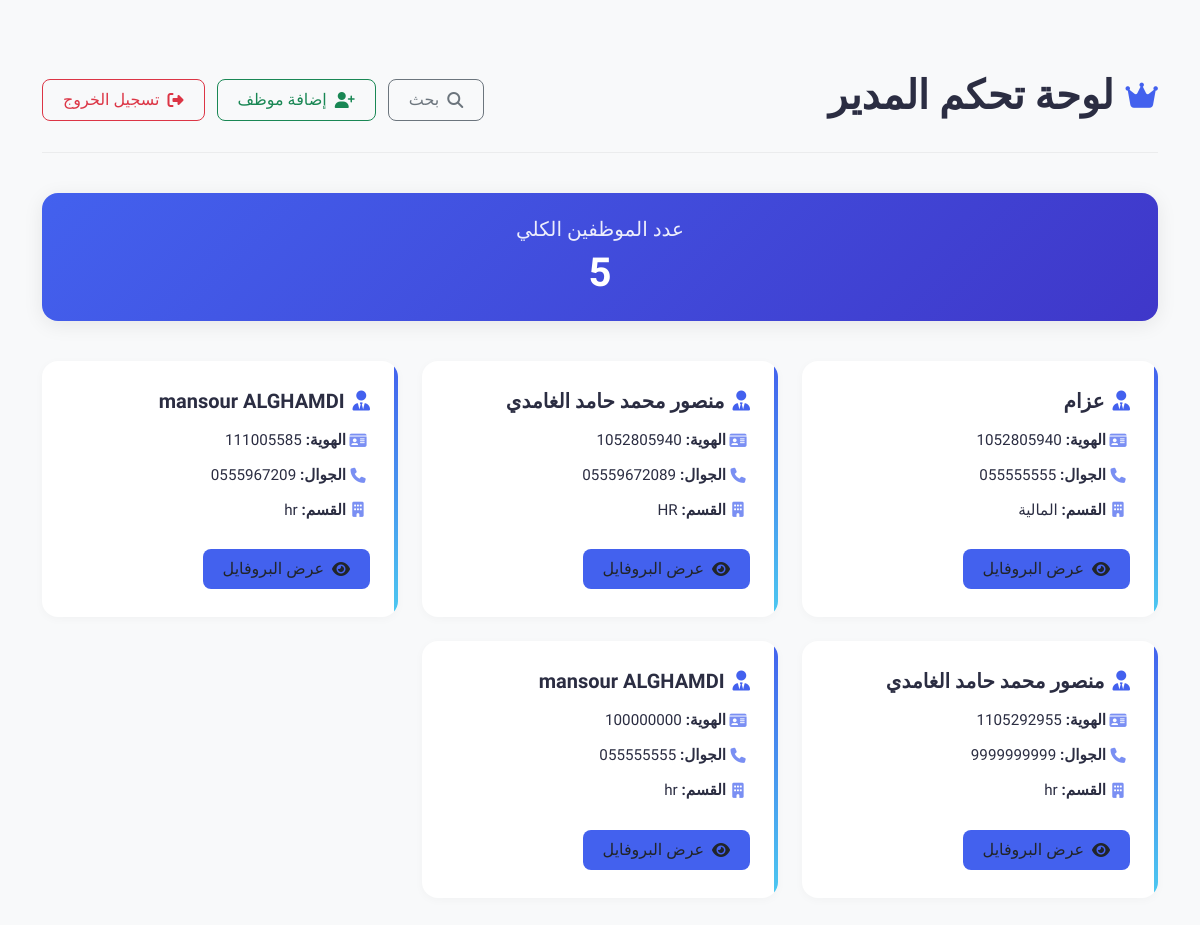
Screenshot of /dashboard/manager/ (signed in) with the database file from the repository.
### core/models.py (models this page shows, shortened)
class EmployeeProfile(models.Model):
    user = models.OneToOneField(settings.AUTH_USER_MODEL, on_delete=models.CASCADE)
    national_id = models.CharField(max_length=20)
    job_title = models.CharField(max_length=100)
    phone = models.CharField(max_length=15)
    department = models.CharField(max_length=100)
    personal_image = models.ImageField(upload_to='profiles/', blank=True, null=True)

class User(AbstractUser):
    ROLE_CHOICES = (
        ('manager', 'مدير'),
        ('employee', 'موظف'),
    )
    role = models.CharField(max_length=20, choices=ROLE_CHOICES)

### core/views.py (the view)
# urls.py: path('dashboard/manager/', manager_dashboard, name='manager_dashboard'),
@login_required
@user_passes_test(is_manager)
def manager_dashboard(request):
    employees = EmployeeProfile.objects.order_by('-id')
    latest_employees = EmployeeProfile.objects.order_by('-id')[:5]
    return render(request, 'core/manager_dashboard.html', {
        'employees': employees,
        'latest_employees': latest_employees
    })

### core/views.py (called while the page is built)
def is_manager(user):
    return user.role == 'manager'

### core/templates/core/manager_dashboard.html (shortened to what this page needs)
<!DOCTYPE html>
<html lang="ar" dir="rtl">
<head>
  <link href="https://cdn.jsdelivr.net/npm/bootstrap@5.3.0/dist/css/bootstrap.rtl.min.css" rel="stylesheet" />
  <link rel="stylesheet" href="https://cdnjs.cloudflare.com/ajax/libs/font-awesome/6.4.0/css/all.min.css" />
</head>
<body>
<div class="dashboard-container py-5">
  <div class="container">
    <div class="dashboard-header">
      <h1 class="dashboard-title">
        <i class="fas fa-crown"></i>
        لوحة تحكم المدير
      </h1>
      <div class="dashboard-actions">
        <a href="{% url 'search_employees' %}" class="btn btn-action btn-outline-secondary">
          <i class="fas fa-search"></i>
          بحث
        </a>
        <a href="{% url 'add_employee' %}" class="btn btn-action btn-outline-success">
          <i class="fas fa-user-plus"></i>
          إضافة موظف
        </a>
        <form action="{% url 'logout' %}" method="post">
          <button type="submit" class="btn btn-action btn-outline-danger">
            <i class="fas fa-sign-out-alt"></i>
            تسجيل الخروج
          </button>
        </form>
      </div>
    </div>
    <div class="count-box">
      <h5>عدد الموظفين الكلي</h5>
      <h2>{{ employees.count }}</h2>
    </div>
    <div class="row">
      {% for emp in employees %}
        <div class="col-md-6 col-lg-4 mb-4">
          <div class="employee-card">
            <h5 class="employee-name">
              <i class="fas fa-user-tie"></i>
              {{ emp.user.get_full_name }}
            </h5>
            <div class="employee-detail">
              <i class="fas fa-id-card"></i>
              <span><strong>الهوية:</strong> {{ emp.national_id }}</span>
            </div>
            <div class="employee-detail">
              <i class="fas fa-phone"></i>
              <span><strong>الجوال:</strong> {{ emp.phone }}</span>
            </div>
            <div class="employee-detail">
              <i class="fas fa-building"></i>
              <span><strong>القسم:</strong> {{ emp.department }}</span>
            </div>
            <a href="{% url 'employee_profile' emp.user.id %}" class="btn btn-profile">
              <i class="fas fa-eye"></i>
              عرض البروفايل
            </a>
          </div>
        </div>
      {% endfor %}
    </div>
  </div>
</div>
</body>
</html>

### core/templates/core/manager_dashboard.html (style rules this page uses)
:root { --primary-color: #4361ee; --secondary-color: #3f37c9; --accent-color: #4cc9f0; --light-bg: #f8f9fa; --dark-text: #2b2d42; --card-shadow: 0 4px 20px rgba(0, 0, 0, 0.08); }
body { background-color: var(--light-bg); font-family: 'Tajawal', sans-serif; color: var(--dark-text); }
.dashboard-container { max-width: 1400px; margin: 0 auto; }
.dashboard-header { display: flex; justify-content: space-between; align-items: center; margin-bottom: 2.5rem; padding: 1.5rem 0; border-bottom: 1px solid rgba(0, 0, 0, 0.05); }
.dashboard-title { font-weight: 700; color: var(--dark-text); display: flex; align-items: center; gap: 0.75rem; }
.dashboard-title i { color: var(--primary-color); font-size: 1.8rem; }
.dashboard-actions { display: flex; gap: 0.75rem; flex-wrap: wrap; }
.count-box { background: linear-gradient(135deg, var(--primary-color), var(--secondary-color)); color: white; border-radius: 16px; padding: 1.5rem; text-align: center; margin-bottom: 2.5rem; box-shadow: var(--card-shadow); transition: transform 0.3s ease; }
.count-box h5 { font-weight: 500; margin-bottom: 0.5rem; opacity: 0.9; }
.count-box h2 { font-weight: 700; font-size: 2.5rem; margin: 0; }
.employee-card { background-color: #fff; border-radius: 16px; padding: 1.75rem; transition: all 0.3s ease; height: 100%; border: none; box-shadow: 0 2px 10px rgba(0, 0, 0, 0.03); position: relative; overflow: hidden; }
.employee-card::before { content: ''; position: absolute; top: 0; right: 0; width: 4px; height: 100%; background: linear-gradient(to bottom, var(--primary-color), var(--accent-color)); }
.employee-name { font-weight: 700; font-size: 1.25rem; margin-bottom: 1rem; color: var(--dark-text); display: flex; align-items: center; gap: 0.5rem; }
.employee-name i { color: var(--primary-color); }
.employee-detail { display: flex; align-items: center; margin-bottom: 0.75rem; font-size: 0.95rem; }
.employee-detail i { width: 24px; color: var(--primary-color); opacity: 0.7; text-align: center; }
.employee-detail span { flex: 1; }
.btn-profile { background-color: var(--primary-color); border: none; border-radius: 8px; padding: 0.5rem 1.25rem; font-weight: 500; margin-top: 1rem; transition: all 0.3s ease; display: inline-flex; align-items: center; gap: 0.5rem; }
.btn-action { border-radius: 8px; padding: 0.5rem 1.25rem; font-weight: 500; display: inline-flex; align-items: center; gap: 0.5rem; transition: all 0.3s ease; }

### rows the page displays
EmployeeProfile: user.get_full_name "عزام", national_id "1052805940", phone "055555555", department "المالية"
EmployeeProfile: user.get_full_name "منصور محمد حامد الغامدي", national_id "1052805940", phone "05559672089", department "HR"
EmployeeProfile: user.get_full_name "mansour ALGHAMDI", national_id "111005585", phone "0555967209", department "hr"
EmployeeProfile: user.get_full_name "منصور محمد حامد الغامدي", national_id "1105292955", phone "9999999999", department "hr"
EmployeeProfile: user.get_full_name "mansour ALGHAMDI", national_id "100000000", phone "055555555", department "hr"

### other values shown
{{ employees.count }} "5"
